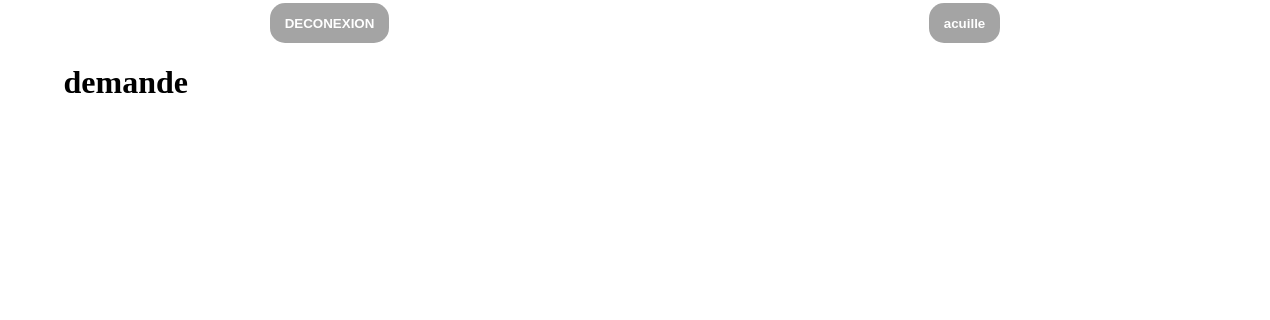
The app's page /back/espace_admin/afficher_demande.php (signed in), older data.
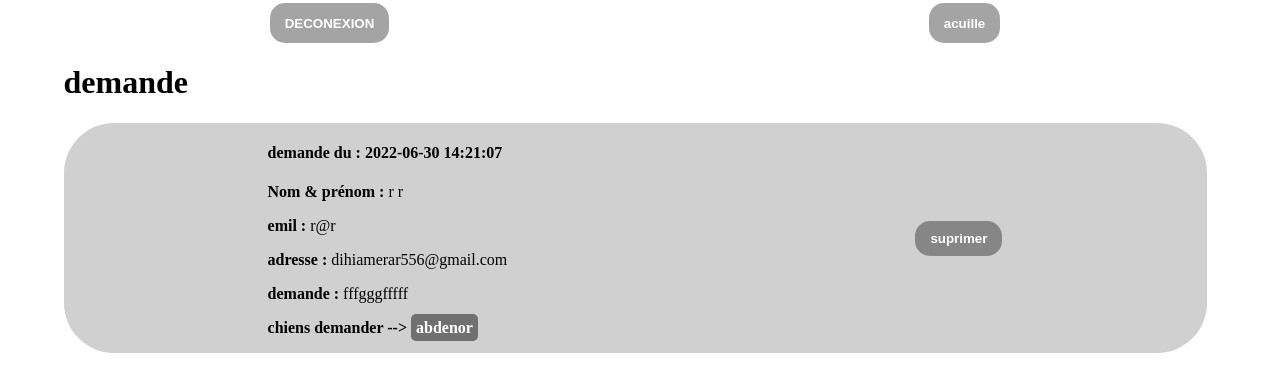
The same page, newer data.
### tables this page shows
CREATE TABLE IF NOT EXISTS `demande` (
  `nom` varchar(255) NOT NULL,
  `prenom` varchar(255) NOT NULL,
  `email` varchar(255) NOT NULL,
  `adress` text NOT NULL,
  `demande` text NOT NULL,
  `date_env` timestamp NOT NULL DEFAULT CURRENT_TIMESTAMP,
  `id` int(11) NOT NULL AUTO_INCREMENT,
  `id_animal` int(11) NOT NULL,
  `nom_animal` varchar(255) NOT NULL,
  PRIMARY KEY (`id`)
);

### back/espace_admin/afficher_demande.php (called while the page is built, shortened)
<?php
  include '../bdd/config.php';
  $demande=$bdd -> query('SELECT * FROM demande ORDER BY date_env DESC');
  require('views/afficher_demande.view.php');
?>

### back/espace_admin/views/afficher_demande.view.php (the view, shortened to what this page needs)
<!DOCTYPE html>
<html lang="en">
<head>
  <link rel="stylesheet" href="../../CSS/admin/message.css">
</head>
<body>
                     <div class="menu">
                           <button ><a href="php/logout.php"> DECONEXION</a></button>
                           <button><a href="index.php"> acuille</a></button>
                    </div>
    <div class="messages">
           <div class="messaget">
                    <div class="title">
                           <h1>demande </h1>
                      </div>
               <div class="txt">
                      <?php while($a=$demande->fetch()){ ?>
                        <div class="ms">
                                            <div class="info">
                                <h4><span>demande du : </span><?= $a['date_env']?> </h4>
                              <p><span> Nom & prénom : </span><?= $a['nom']?> <?= $a['prenom']?> </p>
                              <p><span>emil : </span><?= $a['email']?></p>
                              <p><span>adresse : </span><?= $a['adress']?></p>
                              <p><span>demande : </span><?= $a['demande']?></p>
                              <?php $amin=strtolower($a['nom_animal']) ;?>
                              <p><span>chiens demander --> </span><a class="d" href="animal.php?titre=<?= $amin?>&id=<?=$a['id_animal']?>"><?= $a['nom_animal']?></a></p>
                      </div>
                      <div class="button">
                              <button class="s"><a href="php/supp_article.php?id=<?=$a['id']?>">suprimer</a> </button>
                      </div>
                      </div>
                      <?php } ?>
              </div>
              </div>
</body>
</html>

Row changes from the older to the newer data that the page shows:
added demande: date_env "2022-06-30 14:21:07", nom "r", prenom "r", email "r@r", adress "dihiamerar556@gmail.com", demande "fffgggfffff", nom_animal "abdenor"
